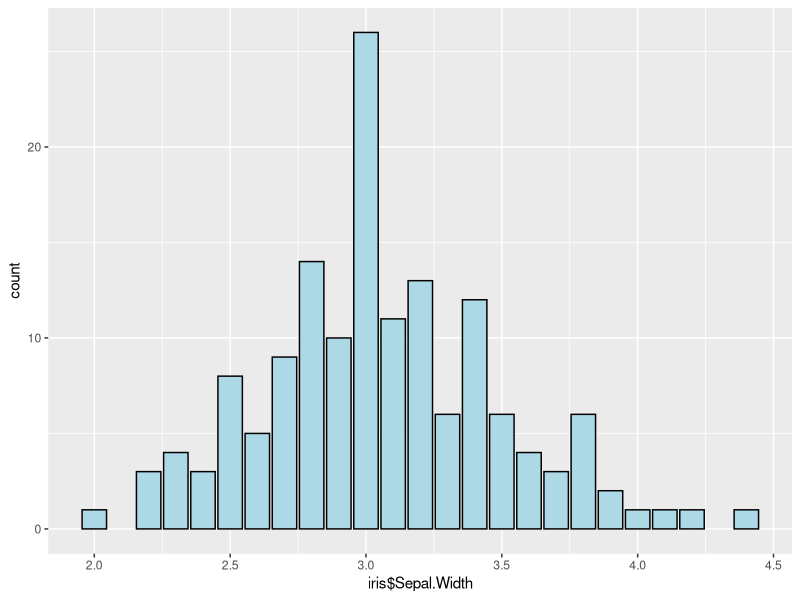
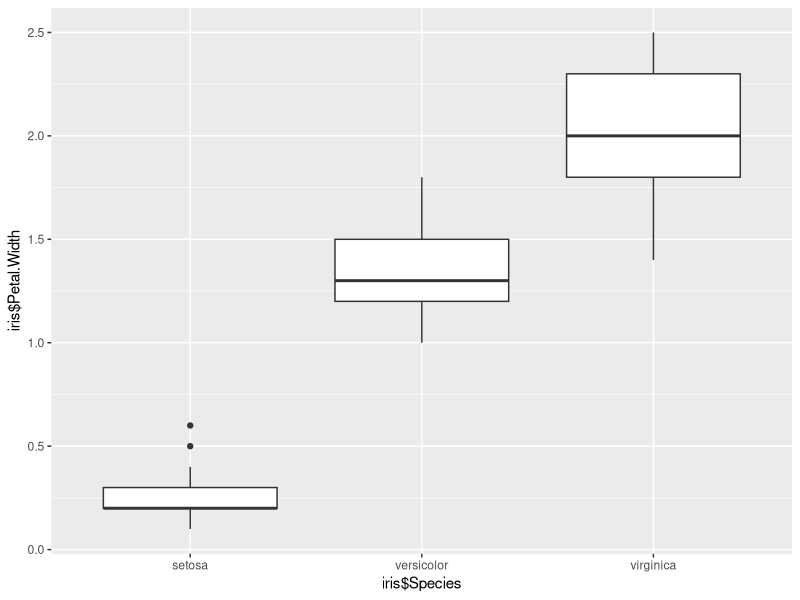

Recreate these plots in R, in order.
#第二周功課
library(ggplot2)

data()

iris

ggplot(data=iris, aes(x=iris$Sepal.Width)) + geom_bar(fill = "lightblue", colour = "black")

data()

iris

ggplot(data=iris, aes(x=iris$Species, y=iris$Petal.Width)) + geom_boxplot()
